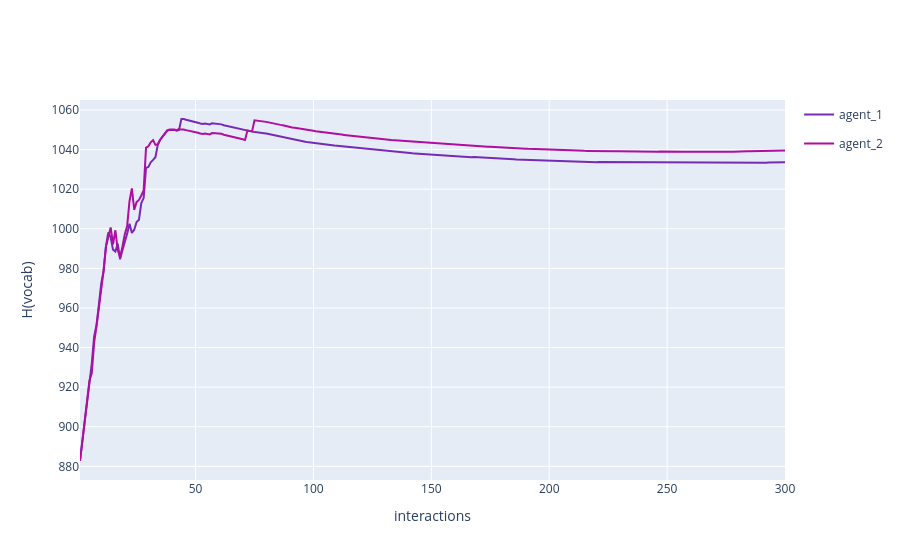

This figure's notebook cell:
### Code cell
fig = multi_agent_update_plot_from_df(
    H_dif,
    time_col='interaction_no',
    dif_col='delta'
)

fig.update_layout(
    # title='Dyadic interaction in a random environment',
    yaxis_title='H(vocab)',
    xaxis_title='interactions'
)
fig.show()

### Figure 1 — Plotly figure (JSON) as saved in the notebook; plotly's stock layout.template omitted (floating-point values rounded to 4 significant figures; data arrays with more than 128 entries replaced by an {"elided": "..."} marker saying what was removed)
{"data": [{"legendgroup": "agent_1", "line": {"color": "#782AB6"}, "mode": "lines", "name": "agent_1", "showlegend": true, "x": {"elided": "300 int values"}, "y": {"elided": "300 float values"}, "type": "scatter"}, {"legendgroup": "agent_2", "line": {"color": "#B10DA1"}, "mode": "lines", "name": "agent_2", "showlegend": true, "x": {"elided": "300 int values"}, "y": {"elided": "300 float values"}, "type": "scatter"}], "layout": {"yaxis": {"title": {"text": "H(vocab)"}}, "xaxis": {"title": {"text": "interactions"}}}}
